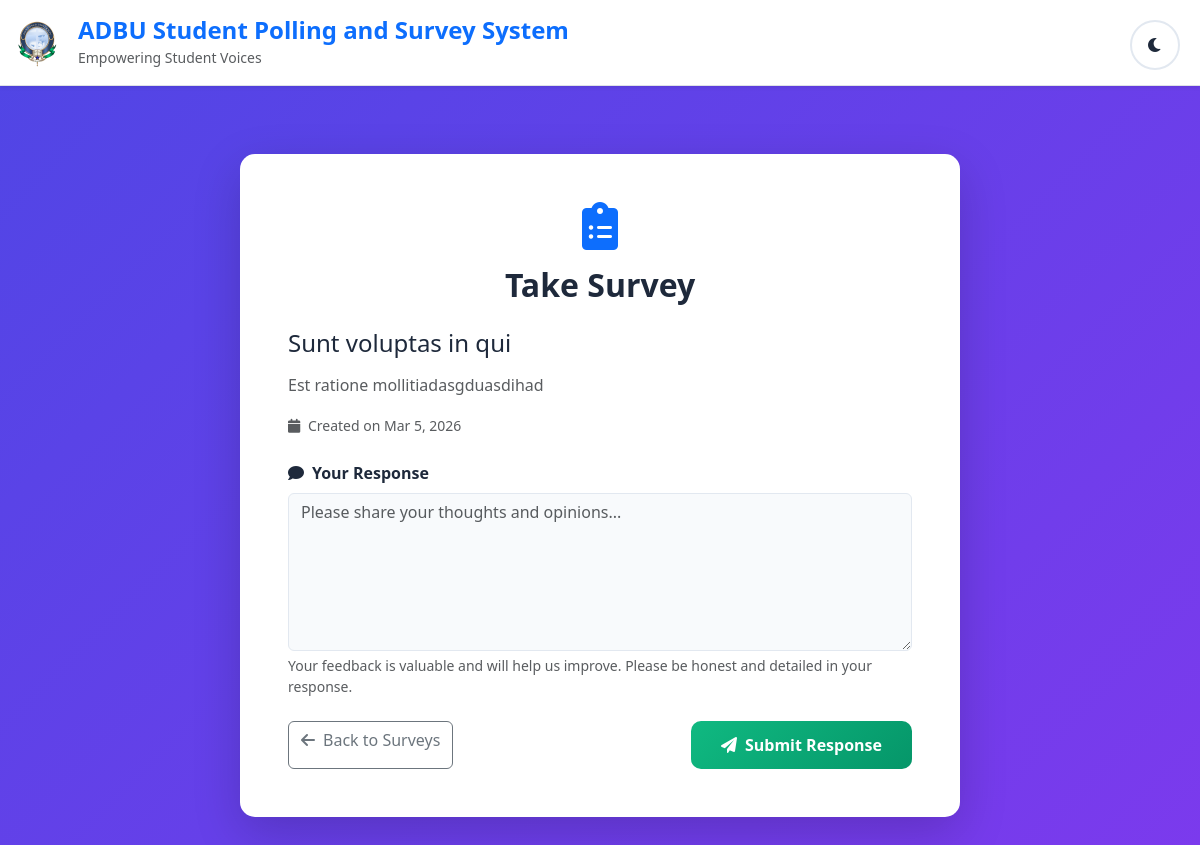
Page /student/take_survey.php?id=3 (signed in) on the committed database.
### tables this page shows
CREATE TABLE `surveys` (
  `id` int(11) NOT NULL,
  `title` varchar(255) NOT NULL,
  `description` text DEFAULT NULL,
  `created_by` int(11) DEFAULT NULL,
  `created_at` timestamp NOT NULL DEFAULT current_timestamp()
);

### includes/functions.php (called while the page is built, shortened)
<?php
require_once 'config.php';
function sanitize($data) {
    global $conn;
    return htmlspecialchars(trim($conn->real_escape_string($data)));
}
function formatDate($dateString) {
    $date = new DateTime($dateString);
    return $date->format('M j, Y');
}
?>

### student/take_survey.php (the view, shortened to what this page needs)
<?php
require_once '../includes/config.php';
require_once '../includes/functions.php';
$survey_id = isset($_GET['id']) ? sanitize($_GET['id']) : null;
$survey_sql = "SELECT * FROM surveys WHERE id = ?";
$survey_stmt = $conn->prepare($survey_sql);
$survey_stmt->bind_param("i", $survey_id);
$survey_stmt->execute();
$survey = $survey_stmt->get_result()->fetch_assoc();
?>
<!DOCTYPE html>
<html lang="en">
<head>
    <link href="https://cdn.jsdelivr.net/npm/bootstrap@5.3.0/dist/css/bootstrap.min.css" rel="stylesheet">
    <link href="https://cdnjs.cloudflare.com/ajax/libs/font-awesome/6.0.0/css/all.min.css" rel="stylesheet">
    <link href="../assets/css/style.css" rel="stylesheet">
</head>
<body>
    <?php include '../includes/header.php'; ?>
    <div class="container vh-100 d-flex align-items-center justify-content-center">
        <div class="row w-100">
            <div class="col-lg-8 mx-auto">
                <div class="card shadow-lg border-0">
                    <div class="card-body p-5">
                        <div class="text-center mb-4">
                            <i class="fas fa-clipboard-list fa-3x text-primary mb-3"></i>
                            <h2 class="fw-bold">Take Survey</h2>
                        </div>
                        <div class="survey-details mb-4">
                            <h4 class="mb-3"><?= htmlspecialchars($survey['title']) ?></h4>
                            <?php if ($survey['description']): ?>
                                <p class="text-muted"><?= htmlspecialchars($survey['description']) ?></p>
                            <?php endif; ?>
                            <small class="text-muted">
                                <i class="fas fa-calendar me-1"></i>
                                Created on <?= formatDate($survey['created_at']) ?>
                            </small>
                        </div>
                        <form method="POST">
                            <div class="mb-4">
                                <label for="response" class="form-label">
                                    <i class="fas fa-comment me-2"></i>Your Response
                                </label>
                                <textarea class="form-control" id="response" name="response" rows="6"
                                          placeholder="Please share your thoughts and opinions..." required></textarea>
                                <div class="form-text">
                                    Your feedback is valuable and will help us improve. Please be honest and detailed in your response.
                                </div>
                            </div>
                            <div class="d-flex justify-content-between">
                                <a href="dashboard.php#surveys" class="btn btn-outline-secondary">
                                    <i class="fas fa-arrow-left me-2"></i>Back to Surveys
                                </a>
                                <button type="submit" class="btn btn-success">
                                    <i class="fas fa-paper-plane me-2"></i>Submit Response
                                </button>
                            </div>
                        </form>
                    </div>
                </div>
            </div>
        </div>
    </div>
</body>
</html>

### assets/css/style.css (style rules this page uses)
:root { --primary-color: #4f46e5; --secondary-color: #7c3aed; --success-color: #10b981; --danger-color: #ef4444; --warning-color: #f59e0b; --info-color: #3b82f6; --light-bg: #f8fafc; --dark-bg: #1e293b; --light-card: #ffffff; --dark-card: #334155; --light-text: #1e293b; --dark-text: #f1f5f9; --border-color: #e2e8f0; --shadow: 0 10px 15px -3px rgba(0, 0, 0, 0.1); }
* { margin: 0; padding: 0; box-sizing: border-box; }
body { font-family: 'Segoe UI', Tahoma, Geneva, Verdana, sans-serif; background: linear-gradient(135deg, var(--primary-color) 0%, var(--secondary-color) 100%); min-height: 100vh; transition: all 0.3s ease; }
.card { border: none; border-radius: 15px; background: var(--light-card); color: var(--light-text); transition: all 0.3s ease; }
.form-control { background: var(--light-bg); border: 1px solid var(--border-color); color: var(--light-text); }
.btn-success { background: linear-gradient(135deg, var(--success-color), #059669); border: none; border-radius: 10px; padding: 12px 30px; font-weight: 600; transition: all 0.3s ease; }
.form-label { font-weight: 600; color: var(--light-text); }

### rows in the picture
surveys: title "Sunt voluptas in qui", description "Est ratione mollitiadasgduasdihad", created_at "Mar 5, 2026"
